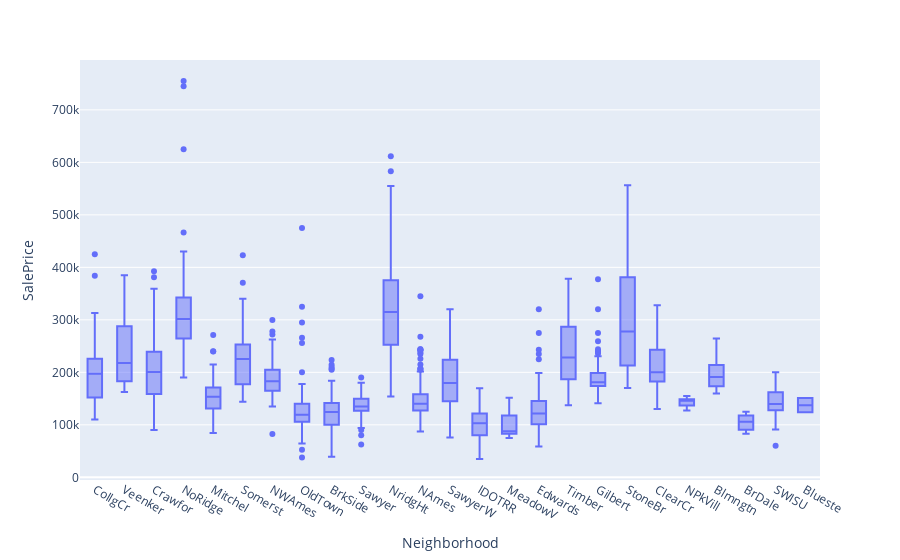

Notebook code cell kept with this figure:
### Code cell
fig = px.box(house_prices, x='Neighborhood',  y="SalePrice")
fig.show()

### Figure 1 — Plotly figure (JSON) as saved in the notebook; plotly's stock layout.template omitted (floating-point values rounded to 4 significant figures; data arrays with more than 128 entries replaced by an {"elided": "..."} marker saying what was removed)
{"data": [{"alignmentgroup": "True", "hovertemplate": "Neighborhood=%{x}<br>SalePrice=%{y}<extra></extra>", "legendgroup": "", "marker": {"color": "#636efa"}, "name": "", "notched": false, "offsetgroup": "", "orientation": "v", "showlegend": false, "type": "box", "x": {"elided": "1460 str values"}, "x0": " ", "xaxis": "x", "y": {"elided": "1460 int values"}, "y0": " ", "yaxis": "y"}], "layout": {"autosize": true, "boxmode": "group", "legend": {"tracegroupgap": 0}, "margin": {"t": 60}, "xaxis": {"anchor": "y", "autorange": true, "domain": [0, 1], "range": [-0.5, 24.5], "title": {"text": "Neighborhood"}, "type": "category"}, "yaxis": {"anchor": "x", "autorange": true, "domain": [0, 1], "range": [-5106.0, 795000.0], "title": {"text": "SalePrice"}, "type": "linear"}}}
